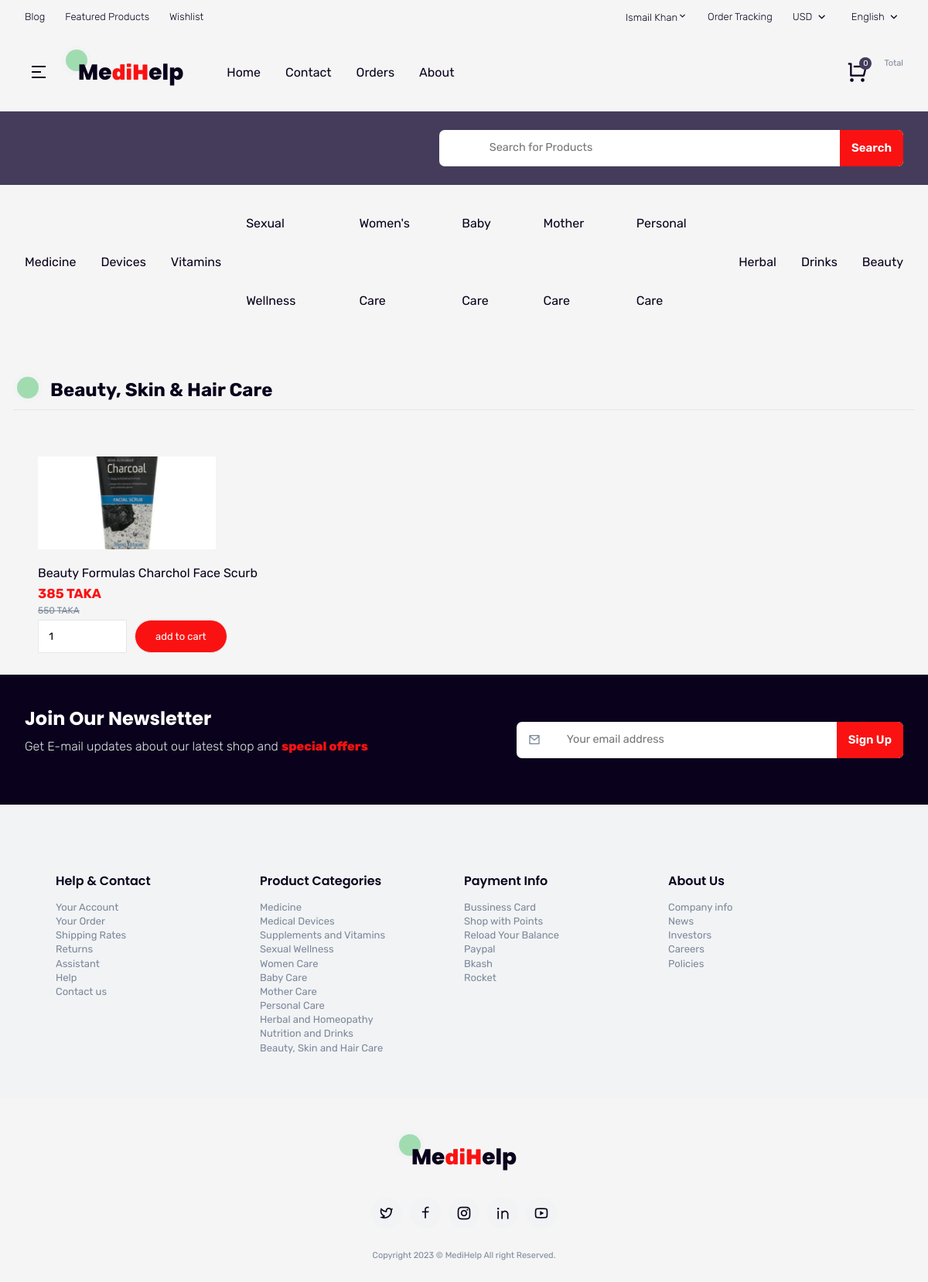
The page /beauty.php (signed in) on the database its author committed.
### tables this page shows
CREATE TABLE `users` (
  `id` int(100) NOT NULL,
  `name` varchar(100) NOT NULL,
  `email` varchar(100) NOT NULL,
  `password` varchar(100) NOT NULL,
  `user_type` varchar(20) NOT NULL DEFAULT 'user'
);

CREATE TABLE `beauty` (
  `id` int(100) NOT NULL,
  `name` varchar(100) NOT NULL,
  `gname` varchar(100) NOT NULL,
  `oprice` int(100) NOT NULL,
  `price` int(100) NOT NULL,
  `image` varchar(100) NOT NULL
);

### beauty.php (the view, shortened to what this page needs)
<?php
include 'config.php';
$user_id = $_SESSION['user_id'];
?>
<!DOCTYPE html>
<html lang="en">
<head>
    <link rel="stylesheet" href="https://cdn.jsdelivr.net/npm/remixicon@2.5.0/fonts/remixicon.css">
    <link rel="stylesheet" href="https://cdnjs.cloudflare.com/ajax/libs/font-awesome/5.15.4/css/all.min.css"/>
    <link rel="stylesheet" href="https://cdnjs.cloudflare.com/ajax/libs/font-awesome/6.2.1/css/all.min.css"/>
    <link rel="stylesheet" href="https://cdnjs.cloudflare.com/ajax/libs/font-awesome/6.0.0/css/all.min.css">
    <link rel="stylesheet" href="https://cdn.jsdelivr.net/npm/swiper@8/swiper-bundle.min.css"/>
   <link rel="stylesheet" href="css/style.css">
   <link rel="stylesheet" href="css/style1.css">
   <link rel="stylesheet" href="css/admin_style.css">
</head>
<body>
<?php include 'header.php'; ?>
    <div id="page" class="site page-single">
    <header>
        <div class="header-main mobile-hide">
            <div class="container">
                <div class="wrapper flexitem">
                    <div class="right">
                        <div class="search-box">
                            <form action="" class="search">
                                <span class="icon-large"><i class="risearch-line"></i></span>
                                <input type="search" placeholder="Search for Products">
                                <button type="submit">Search</button>
                            </form>
                        </div>
                    </div>
                </div>
            </div>
        </div>
    </header>
    <?php include 'header1.php'; ?>
    <div class="features">
            <div class="container">
                <div class="wrapper">
                    <div class="column">
                        <div class="sectop flexitem">
                            <h2 style="text-align: center;"><span class="circle" style="text-align: center;"></span><span>Beauty, Skin & Hair Care</span></h2>
                        </div>
                        <div class="products main flexwrap">
                            <?php
                                $select_beauty = mysqli_query($conn, "SELECT * FROM `beauty` ") or die('query failed');
                                if(mysqli_num_rows($select_beauty) > 0){
                                    while($fetch_beauty = mysqli_fetch_assoc($select_beauty)){
                            ?>
                            <form action="" method="post">
                            <div class="item">
                                <div class="media ">
                                    <div class="thumbnail object-cover-1">
                                        <a href="#">
                                            <img src="uploaded_img/<?php echo $fetch_beauty['image']; ?>" alt="">
                                        </a>
                                    </div>
                                </div>
                                <div class="content">
                                    <h3 class="main-links"><a href="#"><?php echo $fetch_beauty['name']; ?></a></h3>
                                    <div class="rrr">
                                        <div class="price">
                                            <span class="current"><?php echo $fetch_beauty['oprice']; ?> TAKA</span>
                                            <span class="normal mini-text"><?php echo $fetch_beauty['price']; ?> TAKA</span>
                                        </div>
                                    </div>
                                    <div class="quintity" style="display:flex;">
                                        <input type="number" min="1" name="product_quantity" value="1" style="width: 115px;">
                                        <input type="submit" value="add to cart" name="add_to_cart" class="primary-button mini-button" style="margin-left: 10px;">
                                    </div>
                                </div>
                            </div>
                            </form>
                            <?php
                                    }
                                }else{
                                    echo '<p class="empty">no products added yet!</p>';
                                }
                            ?>
                        </div>
                    </div>
                </div>
            </div>
        </div>
<?php include 'footer.php'; ?>
</div>
</body>
</html>

### header.php (shortened to what this page needs)
<div id="page" class="site page-home">
        <header>
            <div class="header-top mobile-hide">
                <div class="container">
                    <div class="wrapper flexitem">
                        <div class="left">
                            <ul class="flexitem main-link">
                                <li><a href="#">Blog</a></li>
                                <li><a href="#">Featured Products</a></li>
                                <li><a href="#">Wishlist</a></li>
                            </ul>
                        </div>
                        <div class="right">
                            <ul class="flexitem main-links">
                            <?php
                            	$select_user = mysqli_query($conn, "SELECT * FROM `users` WHERE id = '$user_id'") or die('query failed');
                                if(mysqli_num_rows($select_user) > 0){
                                    $fetch_user = mysqli_fetch_assoc($select_user);
                                };
                            ?>
                                <li><p><span><?php echo $fetch_user['name']; ?><i class="ri-arrow-down-s-line"></i></span></p>
                                </li>
                                <li><a href="#">Order Tracking</a></li>
                                <li><a href="#">USD <span class="icon-small"><i class="ri-arrow-down-s-line"></i></span></a>
                                </li>
                                <li><a href="#">English<span class="icon-small"><i class="ri-arrow-down-s-line"></i></span></a>
                                </li>
                            </ul>
                        </div>
                    </div>
                </div>
            </div>
        </header>
        <div class="header-nav">
            <div class="container">
                <div class="wrapper flexitem">
                    <a href="#" class="trigger dexktop-hide"><span class="i ri-menu-2-line"></span></a>
                    <div class="lift flexitem">
                        <div class="logo"><a href="home.php"><span class="circle"></span>Me<span class="logocolor">diH</span>elp</a></div>
                        <nav class="mobile-hide">
                            <ul class="flexitem second-links">
                                <li><a href="home.php">Home</a></li>
                                <li class="has-child">
                                    <a href="contact.php">Contact</a>
                                </li>
                                <li class="has-child">
                                    <a href="orders.php">Orders</a>
                                </li>
                                <li><a href="about.php">About</a>
                                </li>
                            </ul>
                        </nav>
                    </div>
                    <div class="right">
                           <ul class="flexitem second-link">
                            <li><a href="cart.php" class="iscart" style="display:flex; justify-content: speach-between;">
                                    <div class="icon-large">
                                          <?php
                                             $select_cart_number = mysqli_query($conn, "SELECT * FROM `cart` WHERE user_id = '$user_id'") or die('query failed');
                                             $cart_rows_number = mysqli_num_rows($select_cart_number);
                                          ?>
                                          <i class="ri-shopping-cart-line"></i>
                                          <div class="fly-item">
                                             <span class="item-number"><?php echo $cart_rows_number; ?></span>
                                          </div>
                                    </div>
                                    <div class="icon-text" >
                                          <div class="mini-text">Total</div>
                                    </div>
                                 </a>
                              </li>
                           </ul>
                    </div>
                </div>
            </div>
        </div>
      </div>

### css/style1.css (style rules this page uses)
:root { --primary-color: #fa1212; --red:#c0392b; --orange:#f39c12; --black:#333; --white:#fff; --light-color:#666; --light-white:#ccc; --light-bg:#f2f3f5; --border:.1rem solid #e5e8ec; --box-shadow:0 .5rem 1rem rgba(0,0,0,.1); }
* { font-family: 'Rubik', sans-serif; margin:0; padding:0; box-sizing: border-box; outline: none; border:none; text-decoration: none; transition:all .2s linear; }
html { font-size: 62.5%; overflow-x: hidden; }

### css/admin_style.css (style rules this page uses)
:root { --purple:#fa1212; --red:#c0392b; --orange:#f39c12; --black:#333; --white:#fff; --light-color:#666; --light-white:#ccc; --light-bg:#f5f5f5; --border:.1rem solid var(--black); --box-shadow:0 .5rem 1rem rgba(0,0,0,.1); }
* { font-family: 'Rubik', sans-serif; margin:0; padding:0; box-sizing: border-box; outline: none; border:none; text-decoration: none; transition:all .2s linear; }
html { font-size: 62.5%; overflow-x: hidden; }
body { background-color: var(--light-bg); }

### rows shown on the page
users: name "Ismail Khan"
beauty: image (picture), name "Beauty Formulas Charchol Face Scurb", oprice "385", price "550"

### other values the page prints
$cart_rows_number "0"
